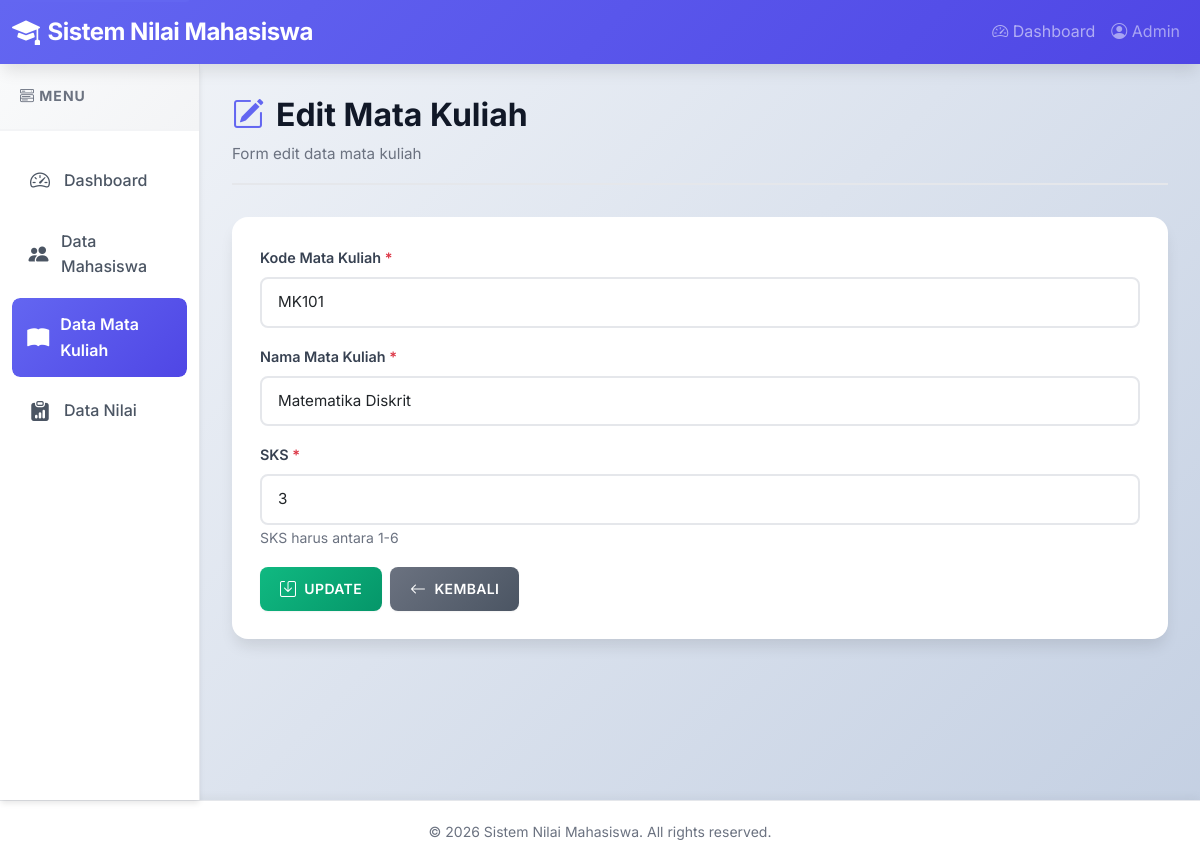
The page /modules/mata-kuliah/edit.php?id=7 on the database its author committed.
### tables this page shows
CREATE TABLE `mata_kuliah` (
  `id` INT(11) NOT NULL AUTO_INCREMENT,
  `kode_mk` VARCHAR(10) NOT NULL,
  `nama_mk` VARCHAR(100) NOT NULL,
  `sks` INT(11) NOT NULL,
  `created_at` TIMESTAMP NOT NULL DEFAULT CURRENT_TIMESTAMP,
  `updated_at` TIMESTAMP NOT NULL DEFAULT CURRENT_TIMESTAMP ON UPDATE CURRENT_TIMESTAMP,
  PRIMARY KEY (`id`),
  UNIQUE KEY `unique_kode_mk` (`kode_mk`),
  KEY `idx_sks` (`sks`),
  CONSTRAINT `chk_sks` CHECK (`sks` >= 1 AND `sks` <= 6)
);

### modules/mata-kuliah/edit.php (the view, shortened to what this page needs)
<?php
include '../../includes/header.php';
$id = isset($_GET['id']) ? intval($_GET['id']) : 0;
$stmt = $conn->prepare("SELECT * FROM mata_kuliah WHERE id = ?");
$stmt->bind_param("i", $id);
$stmt->execute();
$result = $stmt->get_result();
$matkul = $result->fetch_assoc();
?>
<?php include '../../includes/navbar.php'; ?>
<div class="container-fluid">
    <div class="row">
        <div class="col-md-2 p-0">
            <?php include '../../includes/sidebar.php'; ?>
        </div>
        <div class="col-md-10 content">
            <div class="content-header">
                <h2><i class="bi bi-pencil-square"></i> Edit Mata Kuliah</h2>
                <p class="text-muted">Form edit data mata kuliah</p>
            </div>
            <div class="card">
                <div class="card-body">
                    <form method="POST" action="">
                        <div class="mb-3">
                            <label for="kode_mk" class="form-label">Kode Mata Kuliah <span class="text-danger">*</span></label>
                            <input type="text" class="form-control" id="kode_mk" name="kode_mk" value="<?php echo isset($_POST['kode_mk']) ? $_POST['kode_mk'] : $matkul['kode_mk']; ?>" required>
                        </div>
                        <div class="mb-3">
                            <label for="nama_mk" class="form-label">Nama Mata Kuliah <span class="text-danger">*</span></label>
                            <input type="text" class="form-control" id="nama_mk" name="nama_mk" value="<?php echo isset($_POST['nama_mk']) ? $_POST['nama_mk'] : $matkul['nama_mk']; ?>" required>
                        </div>
                        <div class="mb-3">
                            <label for="sks" class="form-label">SKS <span class="text-danger">*</span></label>
                            <input type="number" class="form-control" id="sks" name="sks" value="<?php echo isset($_POST['sks']) ? $_POST['sks'] : $matkul['sks']; ?>" min="1" max="6" required>
                            <small class="text-muted">SKS harus antara 1-6</small>
                        </div>
                        <div class="d-flex gap-2">
                            <button type="submit" class="btn btn-success">
                                <i class="bi bi-save"></i> Update
                            </button>
                            <a href="index.php" class="btn btn-secondary">
                                <i class="bi bi-arrow-left"></i> Kembali
                            </a>
                        </div>
                    </form>
                </div>
            </div>
        </div>
    </div>
</div>
<?php include '../../includes/footer.php'; ?>

### assets/css/style.css (style rules this page uses)
:root { --primary-color: #6366f1; --primary-dark: #4f46e5; --secondary-color: #64748b; --success-color: #10b981; --info-color: #06b6d4; --warning-color: #f59e0b; --danger-color: #ef4444; --sidebar-width: 260px; --navbar-height: 64px; --shadow-sm: 0 1px 2px 0 rgba(0, 0, 0, 0.05); --shadow-md: 0 4px 6px -1px rgba(0, 0, 0, 0.1); --shadow-lg: 0 10px 15px -3px rgba(0, 0, 0, 0.1); --shadow-xl: 0 20px 25px -5px rgba(0, 0, 0, 0.1); }
* { margin: 0; padding: 0; box-sizing: border-box; }
body { font-family: 'Inter', 'Segoe UI', Tahoma, Geneva, Verdana, sans-serif; background: linear-gradient(135deg, #f5f7fa 0%, #c3cfe2 100%); min-height: 100vh; display: flex; flex-direction: column; line-height: 1.6; }
a { color: var(--primary-color); text-decoration: none; transition: color 0.2s ease; }
.text-muted { color: #4b5563 !important; }
.content { padding: 2rem; min-height: calc(100vh - var(--navbar-height) - 60px); background: transparent; }
.content-header { margin-bottom: 2rem; padding-bottom: 1rem; border-bottom: 2px solid #e5e7eb; }
.content-header h2 { color: #111827; font-weight: 700; margin-bottom: 0.5rem; display: flex; align-items: center; gap: 0.75rem; }
.content-header h2 i { color: var(--primary-color); }
.content-header p { margin: 0; color: #6b7280; font-size: 0.95rem; }
.card { border: none; box-shadow: var(--shadow-lg); border-radius: 1rem; margin-bottom: 1.5rem; background: white; overflow: hidden; transition: transform 0.3s ease, box-shadow 0.3s ease; }
.card-body { padding: 1.75rem; }
.btn { border-radius: 0.5rem; font-weight: 600; padding: 0.625rem 1.25rem; transition: all 0.3s cubic-bezier(0.4, 0, 0.2, 1); border: none; display: inline-flex; align-items: center; gap: 0.5rem; text-transform: uppercase; font-size: 0.875rem; letter-spacing: 0.025em; box-shadow: var(--shadow-sm); }
.btn i { font-size: 1rem; }
.btn-success { background: linear-gradient(135deg, #10b981 0%, #059669 100%); }
.btn-secondary { background: linear-gradient(135deg, #6b7280 0%, #4b5563 100%); }
.form-label { font-weight: 600; color: #374151; margin-bottom: 0.5rem; font-size: 0.9rem; }
.form-control, .form-select { border-radius: 0.5rem; border: 2px solid #e5e7eb; padding: 0.75rem 1rem; transition: all 0.3s ease; font-size: 0.95rem; }
@media (min-width: 1200px) { .container-fluid { max-width: 1400px; margin: 0 auto; } }
.card, .alert { animation: fadeIn 0.5s ease; }
.text-muted { color: #6b7280 !important; }

### rows shown on the page
mata_kuliah: kode_mk "MK101", nama_mk "Matematika Diskrit", sks "3"
